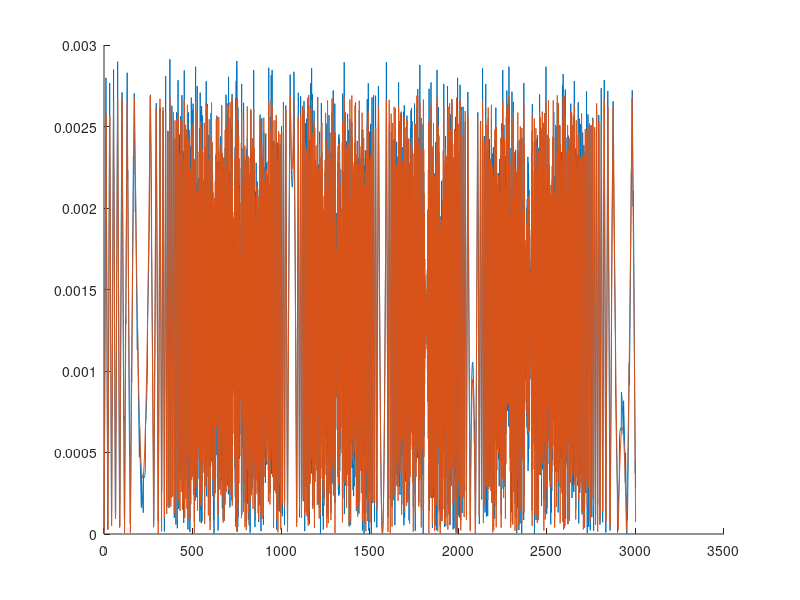

Write MATLAB code to recreate this figure. (Note: this script raises an error after producing the figure.)
%%
current = 1.2345;   %real life current!
current_digitized = int32(floor(current*525.9366)); %convert the current into adc digits (offsetting is ignored here)

current_digitized = bitshift(current_digitized,1)+1;    %do half lsb centering to reduce error by a teensy amount
cd_norm = 31900*current_digitized;  % apply scaling factor. Brings qty to units*2^25
cd_norm_12b = bitshift(cd_norm, -13);    %reduce to units of current*2^12

cd_measured = double(cd_norm_12b)/2^12

%%

scf = [1/525.9366, 1/340.4033, 1/185.8066];
scf_norm = scf/(sqrt(sum(scf.^2)));
scf_d = int32(scf*2^24);

ia = sin(0:.001:3)*2048;

approx_12b = double (bitshift(int32(ia)*scf_d(3),-12))/4096.0;
approx_24b = double(int32(ia)*scf_d(3))/2^24;
true_val = scf(3)*ia;


err12 = abs(true_val-approx_12b);
err24 = abs(true_val-approx_24b);

figure(2)
clf
hold on
plot(err12);
plot(err24);
hold off

%%
id = iq_1000l(2,:);
iq = iq_1000l(1,:);
theta = iq_1000l(3,:);

figure(1)
clf;
hold on
plot(theta)
plot(iq)
plot(id)

% plot(iq+id)

% plot(.1e4*sin(double(theta*2)/4096 - 0.65) - .4e4);
% plot(.1e4*sin(double(theta*2)/4096 - 0.65 - pi/2) );
hold off

%%
plot(iq_f)
